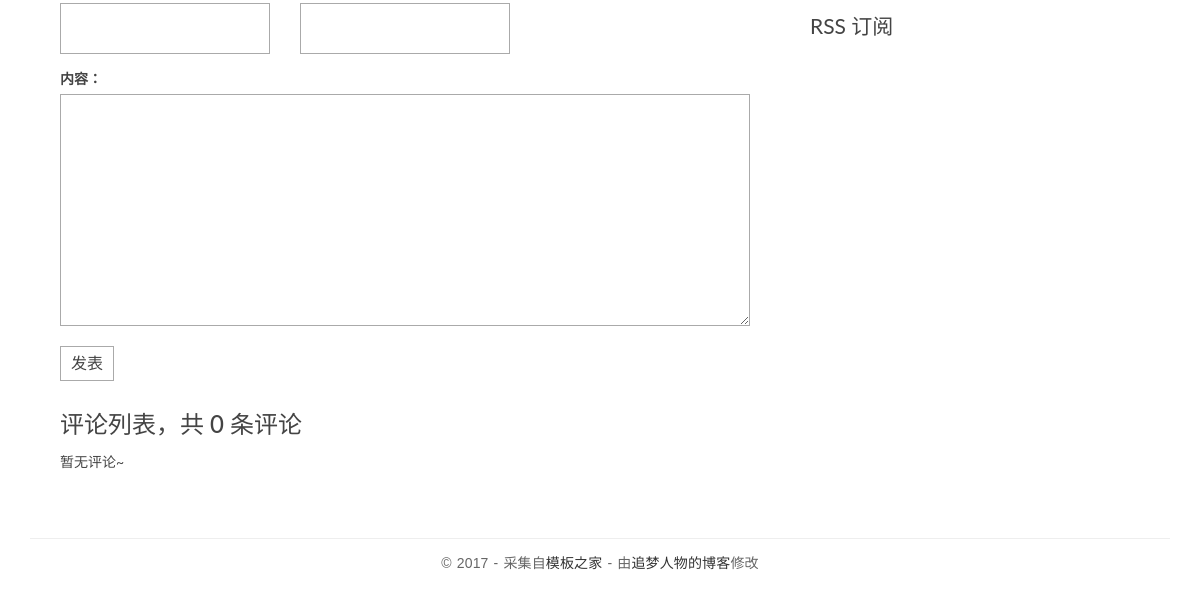
The app's page /posts/2 (lower part), older data.
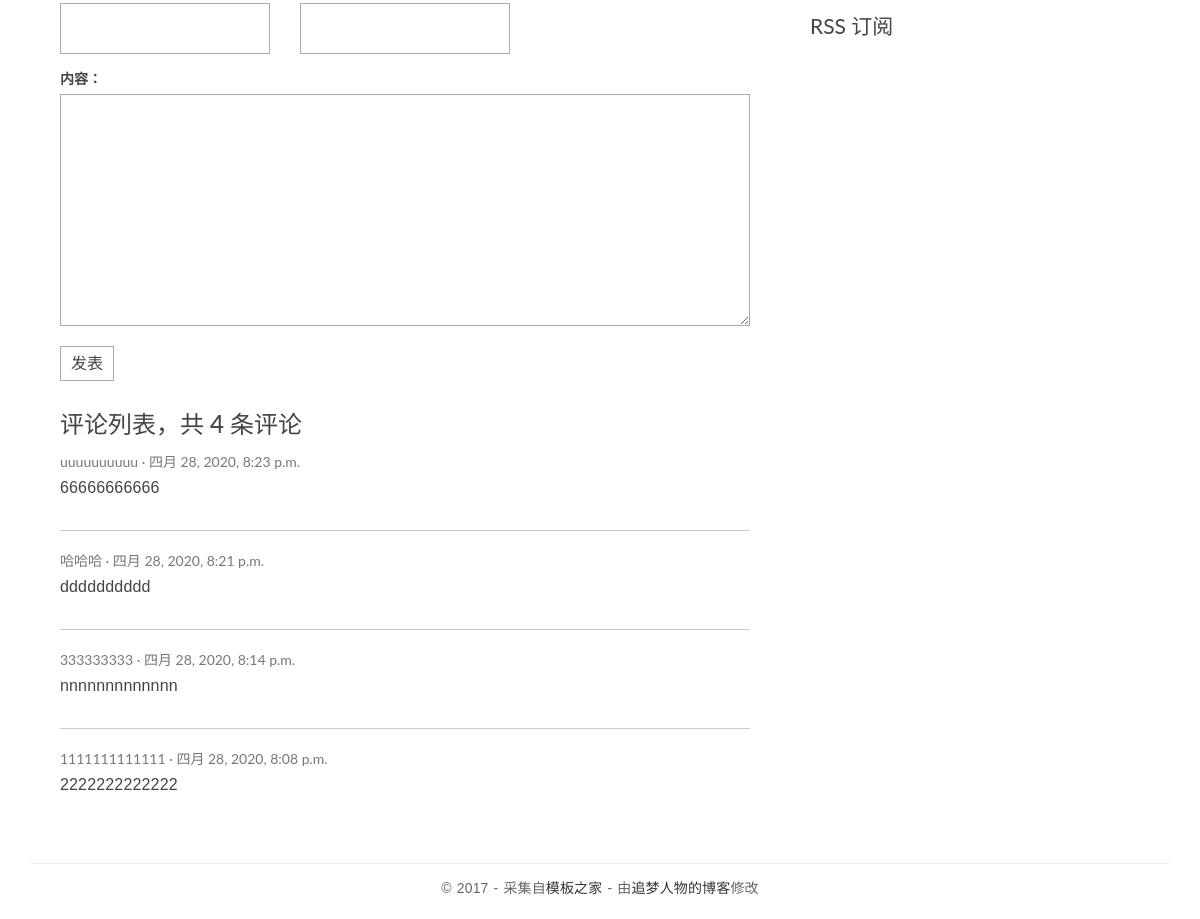
The same page, newer data.
### comments/models.py (models this page shows, shortened)
class Comment(models.Model):
    name = models.CharField('名字', max_length=50)
    email = models.EmailField('邮箱')
    url = models.URLField('网址', blank=True)
    text = models.TextField('内容')
    created_time = models.DateTimeField('创建时间', default=timezone.now)
    post = models.ForeignKey('blog.Post', verbose_name='文章', on_delete=models.CASCADE)
    class Meta:
        verbose_name = '评论'
        verbose_name_plural = verbose_name

### blog/views.py (the view)
# urls.py: path('posts/<int:pk>', views.detail, name='detail'),
def detail(request, pk):
    post = get_object_or_404(Post, pk=pk)
    md = markdown.Markdown(extensions=[
        'markdown.extensions.extra',
        'markdown.extensions.codehilite',
        TocExtension(slugify=slugify),
    ])
    post.body = md.convert(post.body)
    m = re.search(r'<div class="toc">\s*<ul>(.*)</ul>\s*</div>', md.toc, re.S)
    post.toc = m.group(1) if m is not None else ''
    return render(request, 'blog/detail.html', context={'post': post})

### comments/forms.py
class CommentForm(forms.ModelForm):
    class Meta:
        model = Comment
        fields = ['name', 'email', 'url', 'text']

### blog/templatetags/blog_extras.py (called while the page is built)
@register.inclusion_tag('blog/inclusions/_recent_posts.html', takes_context=True)
def show_recent_posts(context, num=5):
    return {
        'recent_post_list': Post.objects.all().order_by('-created_time')[:num],
    }

@register.inclusion_tag('blog/inclusions/_archives.html', takes_context=True)
def show_archives(context):
    return {
        'date_list': Post.objects.dates('created_time', 'month', order='DESC')
    }

@register.inclusion_tag('blog/inclusions/_categories.html', takes_context=True)
def show_categories(context):
    return {
        'category_list': Category.objects.all()
    }

@register.inclusion_tag('blog/inclusions/_tags.html', takes_context=True)
def show_tags(context):
    return {
        'tag_list': Tag.objects.all(),
    }

### comments/templatetags/comments_extras.py (called while the page is built)
@register.inclusion_tag('comments/inclusions/_form.html', takes_context=True)
def show_comment_form(context, post, form=None):
    if form is None:
        form = CommentForm()
    return {
        'form': form,
        'post': post,
    }

### templates/blog/detail.html (shortened to what this page needs)
{% extends 'base.html' %}
{% load comments_extras %}
{% block main %}
    <section class="comment-area" id="comment-area">
        {% show_comment_form post %}
        <div class="comment-list-panel">
            {% show_comments post %}
        </div>
    </section>
{% endblock main %}

### templates/comments/inclusions/_list.html
<h3>评论列表，共 <span>{{ comment_count }}</span> 条评论</h3>
<ul class="comment-list list-unstyled">
    {% for comment in comment_list %}
        <li class="comment-item">
            <span class="nickname">{{ comment.name }}</span>
            <time class="submit-date" datetime="{{ comment.created_time }}">{{ comment.created_time }}</time>
            <div class="text">
                {{ comment.text|linebreaks }}
            </div>
        </li>
    {% empty %}
        暂无评论~
    {% endfor %}
</ul>

Row changes from the older to the newer data that the page shows:
added Comment: name "uuuuuuuuuu", created_time "四月 28, 2020, 8:23 p.m.", text "66666666666"
added Comment: name "哈哈哈", created_time "四月 28, 2020, 8:21 p.m.", text "dddddddddd"
added Comment: name "333333333", created_time "四月 28, 2020, 8:14 p.m.", text "nnnnnnnnnnnnn"
added Comment: name "1111111111111", created_time "四月 28, 2020, 8:08 p.m.", text "2222222222222"
Text that changed along with them:
{{ comment_count }}: "0" → "4"
text no longer shown: "暂无评论~"
